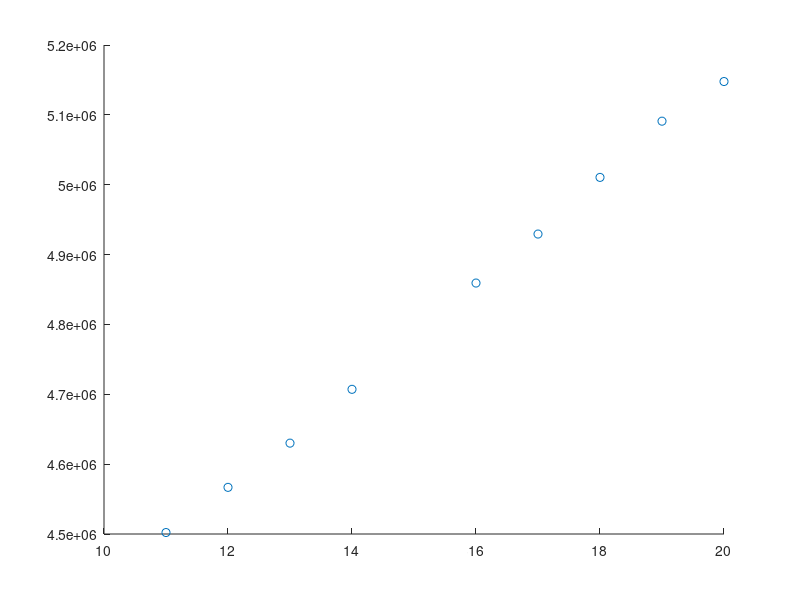

Write the MATLAB code that produced this figure. (Note: this script raises an error after producing the figure.)
%Nevilles Method Interpolating Algorithm
% E-Branch

r = input("xp = ");

%example data, example population data vs year 20**
A = [11, 4502104;
     12, 4566769;
     13, 4630077;
     14, 4707103;
     16, 4859250;
     17, 4929384;
     18, 5010476;
     19, 5090955;
     20, 5147712];
 n = 9;
 
 
disp(A);

%display the points on a plot
scatter(A(:,1),A(:,2));
hold on;

P = neville(A,n);
fplot(P);   %plot the appriximation on the same plot


%calculate the value of f(r) using linear approximation between the first
%and last point
l = linear_approximation(A(1,1),A(1,2),A(9,1),A(9,2),r);
scatter([r],[l]); %plot the point (r,l) on the graph

%print l as output
disp("f(xp) by linear approximation:");
disp(l);    

hold off;   %clear the current graph

input("cont?"); % so you can look at and/or save the graph before moving on to the next part

disp("Finding the value of f(xp) using neville point method:");
disp();

X = zeros(1,n);
for k = 2:n
    X(k) = neville_point(A,n,r,k);
end
%plot a graph of the iterations taken towards the solution
plot(X);

%display the data of the iterations taken towards the solution
disp(X);


%returns the interpolating polynomial P found using nevilles method
%PRE-CONDITIONS: 
%V is a n x 2 matrix, with the values of x in the first column, 
%           and the corresponding values of f in the second row
% n is an integer > 0
function P = neville(V,n)
    syms P;
    if(n == 1)  %recursive base case
        P = V(1,2);
    else
        syms x;  %function variable, P in terms of x
        syms Pi; %take out the last elem: P(i,...j-1)
        syms Pj; %take out the first elem: P(i+1,...j)
        
        Pi = neville(V(1:(end-1),:),n-1); %recursive call 1
        Pj = neville(V(2:end,:),n-1);     %recursive call 2
        
        xi = V(1,1);
        xj = V(n,1);
        %nevilles method formula
        P = ( (x-xi)*Pj - (x-xj)*Pi ) / (xj - xi);
    end
end

%returns the value at xp of the interpolating polynomial found by nevilles
%method using i datapoints
%PRE-CONDITIONS
%pre conditions of neville(V,n)
%xp is a real number
%i is an integer
% 0 < i <= n
function p = neville_point(V,n,xp,i)
    syms P;
    
    %O is the data points in V, but arranged with the closest to xp at the
    %top
    O = V;
    O(:,1) = O(:,1)+(zeros(n,1)-xp);
    O = sortrows(O,'ComparisonMethod','abs');
    
    %take the first i data points of O to make I
    for k = 1:i
        I(k,1) = O(k,1)+xp; % (+xp) reverses (-xp) done earlier
        I(k,2) = O(k,2);
    end
    
    %find the nevilles method interpolating polynomial
    P = neville(I,i);
    
    %to get P(xp) substiture in xp
    p = subs(P,xp);
    
    p = double(p);
end

%returns the value at xp of the interpolating polynomial found by nevilles
%method using i datapoints
%uses a different method to choose datapoints than the one above
%obsolete, chose not to use this at all, keeping it to show process
%PRE-CONDITIONS
%pre conditions of neville(V,n)
%xp is a real number
%i is an integer
% 0 < i <= n
function p = neville_point_t(V,n,xp,i)
    syms P;
    
    %O is the data points in V, but arranged with the closest to xp at the
    %top
    O = V;
    O(:,1) = O(:,1)+(zeros(n,1)-xp);
    O = sortrows(O,'ComparisonMethod','abs');
    
    %take the first i data points of O to make I
    for k = 1:i
        if(rem(k,2) == 0) %if even, take from the top
            I(k,1) = O(k/2,1)+xp; % (+xp) reverses (-xp) done earlier
            I(k,2) = O(k/2,2);
        else              %if odd, take from the bottom.
            I(k,1) = O(n-(floor(k/2)),1)+xp; % (+xp) reverses (-xp) done earlier
            I(k,2) = O(n-(floor(k/2)),2);
        end
    end
    
    %find the nevilles method interpolating polynomial
    P = neville(I,i);
    
    %to get P(xp) substiture in xp
    p = subs(P,xp);
    
    p = double(p);
end

function y = linear_approximation(x1,y1,x2,y2,x)
    M = (y2-y1)/(x2-x1);
    b = y1 - M*x1;
    y = M*x + b;
end
